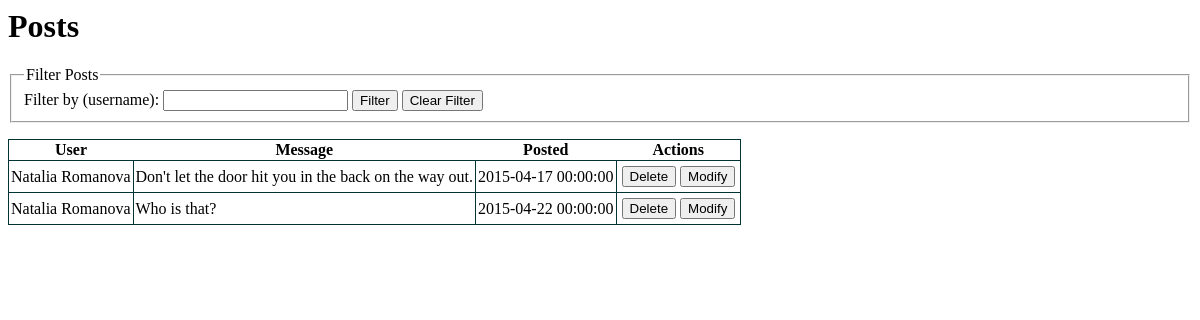
The app's page /posts.php?username=nataliaromanova with its own data.
### tables this page shows
CREATE TABLE posts (
	id INT NOT NULL PRIMARY KEY AUTO_INCREMENT,
	user_id INT NOT NULL,
	message VARCHAR (255) NOT NULL,
	posted TIMESTAMP DEFAULT CURRENT_TIMESTAMP ON UPDATE CURRENT_TIMESTAMP,
	FOREIGN KEY (user_id) REFERENCES users(id)
);

CREATE TABLE users (
	id INT NOT NULL PRIMARY KEY AUTO_INCREMENT,
	username VARCHAR (50) NOT NULL,
	password VARCHAR (50) NOT NULL,
	name VARCHAR(100) NOT NULL,
	email VARCHAR(100) NOT NULL,
	gender VARCHAR (1) NOT NULL,
	species VARCHAR (100) NOT NULL DEFAULT 'human',
	age INT NOT NULL,
	UNIQUE(username)
);

### Dao.php (called while the page is built, shortened)
<?php
class Dao {
  private $dbname = "marissa";
  private $host ="localhost";
  private $database = "marissa";
  private $password = "mysqlpass";
  private function getConnection()
  {
    $conn = new PDO("mysql:dbname={$this->dbname};host={$this->host};",
      "$this->database", "$this->password");
    $conn->setAttribute(PDO::ATTR_ERRMODE, PDO::ERRMODE_EXCEPTION);
    return $conn;
  }
  public function filterPostsByKey($key, $value)
  {
    $conn = $this->getConnection();
  	$stmt = $conn->prepare("SELECT u.name, p.message, p.posted FROM posts AS p
							JOIN users AS u ON p.user_id = u.id
              WHERE $key = :value");
    $stmt->bindParam(":value", $value);
    $stmt->execute();
    return $stmt;
  }
}
?>

### posts.php (the view, shortened to what this page needs)
<?php
require_once('Dao.php');
try
{
  $dao = new Dao();
  if(isset($_GET['username']))
  {
    $username = filter_var($_GET['username'], FILTER_SANITIZE_STRING);
    $posts = $dao->filterPostsByKey("username", $username);
  }
  else {
    $posts = $dao->getPostsJoinUserName();
  }
} catch (PDOException $e) {
  echo "<p>Failed to retrieve posts.</p>";
  die;
}
?>
<html>
<head>
  <link rel="stylesheet" type="text/css" href="style.css">
</head>
<body>
  <h1>Posts</h1>
  <form name="messageFilter" action="handler.php" method="GET">
    <fieldset>
      <legend>Filter Posts</legend>
      <label for="username">Filter by (username):</label>
      <input type="text" id="username" name="username" />
      <input type="submit" name="filterButton" value="Filter" />
      <?php if(isset($_GET['username'])) {  ?>
        <input type="submit" name="clearFilter" value="Clear Filter" />
      <?php } ?>
    </fieldset>
  </form>
  <table>
    <thead>
      <tr><th>User</th><th>Message</th><th>Posted</th><th>Actions</th></tr>
    </thead>
    <tbody>
      <?php foreach($posts as $post) { ?>
      <tr>
        <td><?= $post['name']; ?></td>
        <td><?= $post['message']; ?></td>
        <td><?= $post['posted']; ?></td>
        <td>
          <form name="postForm" action="handler.php" method="POST">
            <span>
              <input type="submit" name="deleteButton" value="Delete">
              <input type="submit" name="modifyButton" value="Modify">
            </span>
          </form>
        </td>
      </tr>
    <?php } ?>
    </tbody>
  </table>
</body>
</html>

### style.css (style rules this page uses)
table, tr, td { border: 1px solid #003333; border-collapse: collapse; }
td { padding: 2px; vertical-align: middle; }
td > form { margin: 3px; }

### records on screen
posts: user.name "Natalia Romanova", message "Don't let the door hit you in the back on the way out.", posted "2015-04-17 00:00:00"
posts: user.name "Natalia Romanova", message "Who is that?", posted "2015-04-22 00:00:00"
